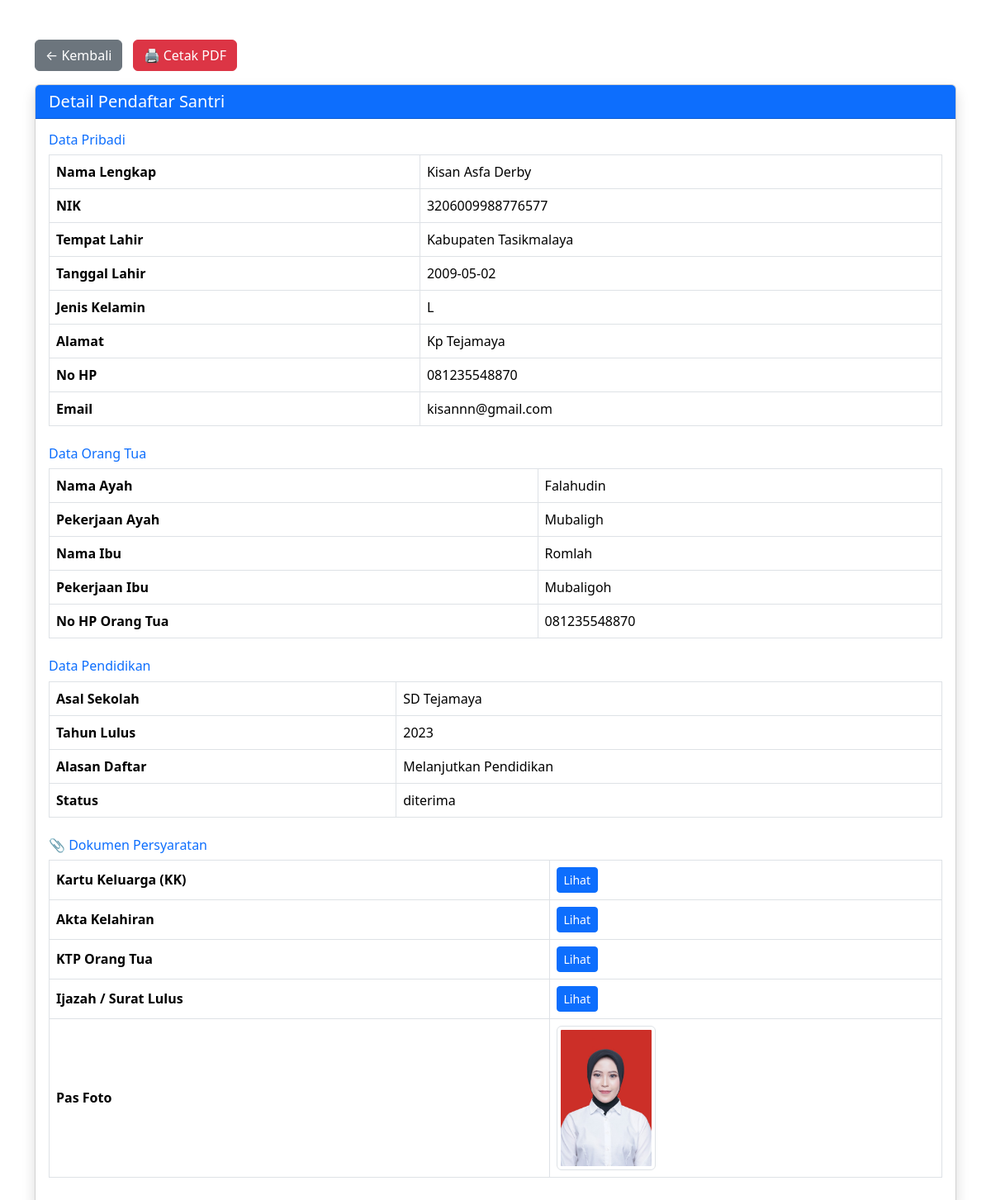
The app's page /admin/detail_pendaftar.php?id=15 (signed in) with its own data.
### tables this page shows
CREATE TABLE `pendaftaran` (
  `id` int(11) NOT NULL,
  `nama_lengkap` varchar(100) NOT NULL,
  `no_hp` varchar(20) NOT NULL,
  `alamat` text NOT NULL,
  `created_at` timestamp NOT NULL DEFAULT current_timestamp(),
  `nik` varchar(20) NOT NULL,
  `tempat_lahir` varchar(50) NOT NULL,
  `tanggal_lahir` date DEFAULT NULL,
  `jenis_kelamin` enum('L','P') NOT NULL,
  `email` varchar(100) NOT NULL,
  `asal_sekolah` varchar(100) NOT NULL,
  `tahun_lulus` varchar(4) NOT NULL,
  `nama_ayah` varchar(100) NOT NULL,
  `pekerjaan_ayah` varchar(100) NOT NULL,
  `nama_ibu` varchar(100) NOT NULL,
  `pekerjaan_ibu` varchar(100) NOT NULL,
  `no_hp_ortu` varchar(20) NOT NULL,
  `alasan_daftar` text NOT NULL,
  `file_kk` varchar(255) DEFAULT NULL,
  `file_akta` varchar(255) DEFAULT NULL,
  `file_ktp_ortu` varchar(255) DEFAULT NULL,
  `file_ijazah` varchar(255) DEFAULT NULL,
  `file_foto` varchar(255) DEFAULT NULL,
  `status` enum('proses','diterima','ditolak') DEFAULT 'proses',
  `kk` varchar(255) DEFAULT NULL,
  `akta_kelahiran` varchar(255) DEFAULT NULL,
  `ktp_ortu` varchar(255) DEFAULT NULL,
  `ijazah` varchar(255) DEFAULT NULL,
  `pas_foto` varchar(255) DEFAULT NULL
);

### admin/detail_pendaftar.php (the view, shortened to what this page needs)
<?php
include "../php/koneksi.php";
$id = $_GET['id'];
$data = mysqli_query($koneksi, "SELECT * FROM pendaftaran WHERE id='$id'");
$row = mysqli_fetch_assoc($data);
?>
<!DOCTYPE html>
<html lang="id">
<head>
    <link href="https://cdn.jsdelivr.net/npm/bootstrap@5.3.2/dist/css/bootstrap.min.css" rel="stylesheet">
</head>
<body>
    <div class="container mt-5">
        <a href="dashboard.php" class="btn btn-secondary mb-3">← Kembali</a>
        <a href="cetak_detail_pdf.php?id=<?= $row['id']; ?>"
            target="_blank"
            class="btn btn-danger mb-3 ms-2">
            🖨️ Cetak PDF
        </a>
        <div class="card shadow">
            <div class="card-header bg-primary text-white">
                <h5 class="mb-0">Detail Pendaftar Santri</h5>
            </div>
            <div class="card-body">
                <h6 class="text-primary">Data Pribadi</h6>
                <table class="table table-bordered">
                    <tr>
                        <th>Nama Lengkap</th>
                        <td><?= htmlspecialchars($row['nama_lengkap']); ?></td>
                    </tr>
                    <tr>
                        <th>NIK</th>
                        <td><?= htmlspecialchars($row['nik']); ?></td>
                    </tr>
                    <tr>
                        <th>Tempat Lahir</th>
                        <td><?= htmlspecialchars($row['tempat_lahir']); ?></td>
                    </tr>
                    <tr>
                        <th>Tanggal Lahir</th>
                        <td><?= htmlspecialchars($row['tanggal_lahir']); ?></td>
                    </tr>
                    <tr>
                        <th>Jenis Kelamin</th>
                        <td><?= htmlspecialchars($row['jenis_kelamin']); ?></td>
                    </tr>
                    <tr>
                        <th>Alamat</th>
                        <td><?= htmlspecialchars($row['alamat']); ?></td>
                    </tr>
                    <tr>
                        <th>No HP</th>
                        <td><?= htmlspecialchars($row['no_hp']); ?></td>
                    </tr>
                    <tr>
                        <th>Email</th>
                        <td><?= htmlspecialchars($row['email']); ?></td>
                    </tr>
                </table>
                <h6 class="text-primary mt-4">Data Orang Tua</h6>
                <table class="table table-bordered">
                    <tr>
                        <th>Nama Ayah</th>
                        <td><?= htmlspecialchars($row['nama_ayah']); ?></td>
                    </tr>
                    <tr>
                        <th>Pekerjaan Ayah</th>
                        <td><?= htmlspecialchars($row['pekerjaan_ayah']); ?></td>
                    </tr>
                    <tr>
                        <th>Nama Ibu</th>
                        <td><?= htmlspecialchars($row['nama_ibu']); ?></td>
                    </tr>
                    <tr>
                        <th>Pekerjaan Ibu</th>
                        <td><?= htmlspecialchars($row['pekerjaan_ibu']); ?></td>
                    </tr>
                    <tr>
                        <th>No HP Orang Tua</th>
                        <td><?= htmlspecialchars($row['no_hp_ortu']); ?></td>
                    </tr>
                </table>
                <h6 class="text-primary mt-4">Data Pendidikan</h6>
                <table class="table table-bordered">
                    <tr>
                        <th>Asal Sekolah</th>
                        <td><?= htmlspecialchars($row['asal_sekolah']); ?></td>
                    </tr>
                    <tr>
                        <th>Tahun Lulus</th>
                        <td><?= htmlspecialchars($row['tahun_lulus']); ?></td>
                    </tr>
                    <tr>
                        <th>Alasan Daftar</th>
                        <td><?= htmlspecialchars($row['alasan_daftar']); ?></td>
                    </tr>
                    <tr>
                        <th>Status</th>
                        <td><?= htmlspecialchars($row['status']); ?></td>
                    </tr>
                </table>
                <h6 class="text-primary mt-4">📎 Dokumen Persyaratan</h6>
                <table class="table table-bordered align-middle">
                    <tr>
                        <th>Kartu Keluarga (KK)</th>
                        <td>
                            <?php if (!empty($row['kk'])) { ?>
                                <a href="../uploads/dokumen/<?= htmlspecialchars($row['kk']); ?>" target="_blank" class="btn btn-sm btn-primary">
                                    Lihat
                                </a>
                            <?php } else {
                                echo "-";
                            } ?>
                        </td>
                    </tr>
                    <tr>
                        <th>Akta Kelahiran</th>
                        <td>
                            <?php if (!empty($row['akta_kelahiran'])) { ?>
                                <a href="../uploads/dokumen/<?= htmlspecialchars($row['akta_kelahiran']); ?>" target="_blank" class="btn btn-sm btn-primary">
                                    Lihat
                                </a>
                            <?php } else {
                                echo "-";
                            } ?>
                        </td>
                    </tr>
                    <tr>
                        <th>KTP Orang Tua</th>
                        <td>
                            <?php if (!empty($row['ktp_ortu'])) { ?>
                                <a href="../uploads/dokumen/<?= htmlspecialchars($row['ktp_ortu']); ?>" target="_blank" class="btn btn-sm btn-primary">
                                    Lihat
                                </a>
                            <?php } else {
                                echo "-";
                            } ?>
                        </td>
                    </tr>
                    <tr>
                        <th>Ijazah / Surat Lulus</th>
                        <td>
                            <?php if (!empty($row['ijazah'])) { ?>
                                <a href="../uploads/dokumen/<?= htmlspecialchars($row['ijazah']); ?>" target="_blank" class="btn btn-sm btn-primary">
                                    Lihat
                                </a>
                            <?php } else {
                                echo "-";
                            } ?>
                        </td>
                    </tr>
                    <tr>
                        <th>Pas Foto</th>
                        <td>
                            <?php if (!empty($row['pas_foto'])) { ?>
                                <img src="../uploads/dokumen/<?= htmlspecialchars($row['pas_foto']); ?>"
                                    width="120"
                                    class="img-thumbnail">
                            <?php } else {
                                echo "-";
                            } ?>
                        </td>
                    </tr>
                </table>
            </div>
        </div>
    </div>
</body>
</html>

### records on screen
pendaftaran: nama_lengkap "Kisan Asfa Derby", nik "3206009988776577", tempat_lahir "Kabupaten Tasikmalaya", tanggal_lahir "2009-05-02", jenis_kelamin "L", alamat "Kp Tejamaya", no_hp "081235548870", email "kisannn@gmail.com", nama_ayah "Falahudin", pekerjaan_ayah "Mubaligh", nama_ibu "Romlah", pekerjaan_ibu "Mubaligoh", no_hp_ortu "081235548870", asal_sekolah "SD Tejamaya", tahun_lulus "2023", alasan_daftar "Melanjutkan Pendidikan", status "diterima", pas_foto (picture)
